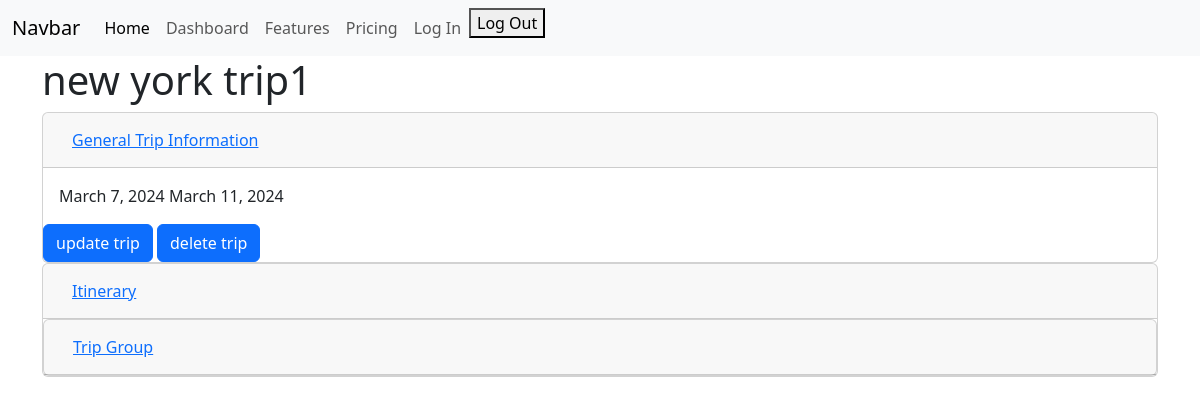
The page /trip/5 (signed in) on the database its author committed.
### travel/models.py (models this page shows)
class Trip(models.Model):
    name = models.CharField(max_length = 100)
    admin = models.ForeignKey(User, on_delete = models.CASCADE, related_name = 'trip_admin')
    start_date = models.DateField()
    end_date = models.DateField()
    users = models.ManyToManyField(User)

### travel/views.py (the view)
# urls.py: path('trip/<int:pk>', TripDetailView.as_view(), name='trip-detail'),
class TripDetailView(LoginRequiredMixin, DetailView):
    model = Trip
    def get_context_data(self, **kwargs):
        context = super().get_context_data(**kwargs)
        context['activities'] = Activity.objects.filter(trip = self.get_object())
        return context

### travel/templates/travel/trip_detail.html (shortened to what this page needs)
{% extends "travel/base.html" %}
{% block content %}
<div class = "container">
<h1>{{ object.name }}</h1>
<div id="accordion">
    <div class="card">
      <div class="card-header" id="headingOne">
        <h5 class="mb-0">
          <button class="btn btn-link" data-toggle="collapse" data-target="#collapseOne" aria-expanded="true" aria-controls="collapseOne">
            General Trip Information
          </button>
        </h5>
      </div>
      <div id="collapseOne" class="collapse show" aria-labelledby="headingOne" data-parent="#accordion">
        <div class="card-body">
            {{object.start_date}}
            {{object.end_date}}
        </div>
        <a class="btn btn-primary" href="{% url 'update-trip-details' trip.pk %}">update trip</a>
        <a class="btn btn-primary" href="{% url 'delete-trip' trip.pk %}">delete trip</a>
      </div>
    </div>
    <div class="card">
      <div class="card-header" id="headingTwo">
        <h5 class="mb-0">
          <button class="btn btn-link collapsed" data-toggle="collapse" data-target="#collapseTwo" aria-expanded="false" aria-controls="collapseTwo">
            Itinerary
          </button>
        </h5>
      </div>
    <div class="card">
      <div class="card-header" id="headingThree">
        <h5 class="mb-0">
          <button class="btn btn-link collapsed" data-toggle="collapse" data-target="#collapseThree" aria-expanded="false" aria-controls="collapseThree">
            Trip Group
          </button>
        </h5>
      </div>
  </div>
</div>
{% endblock content %}

### rows shown on the page
Trip: name "new york trip1", start_date "March 7, 2024", end_date "March 11, 2024"
